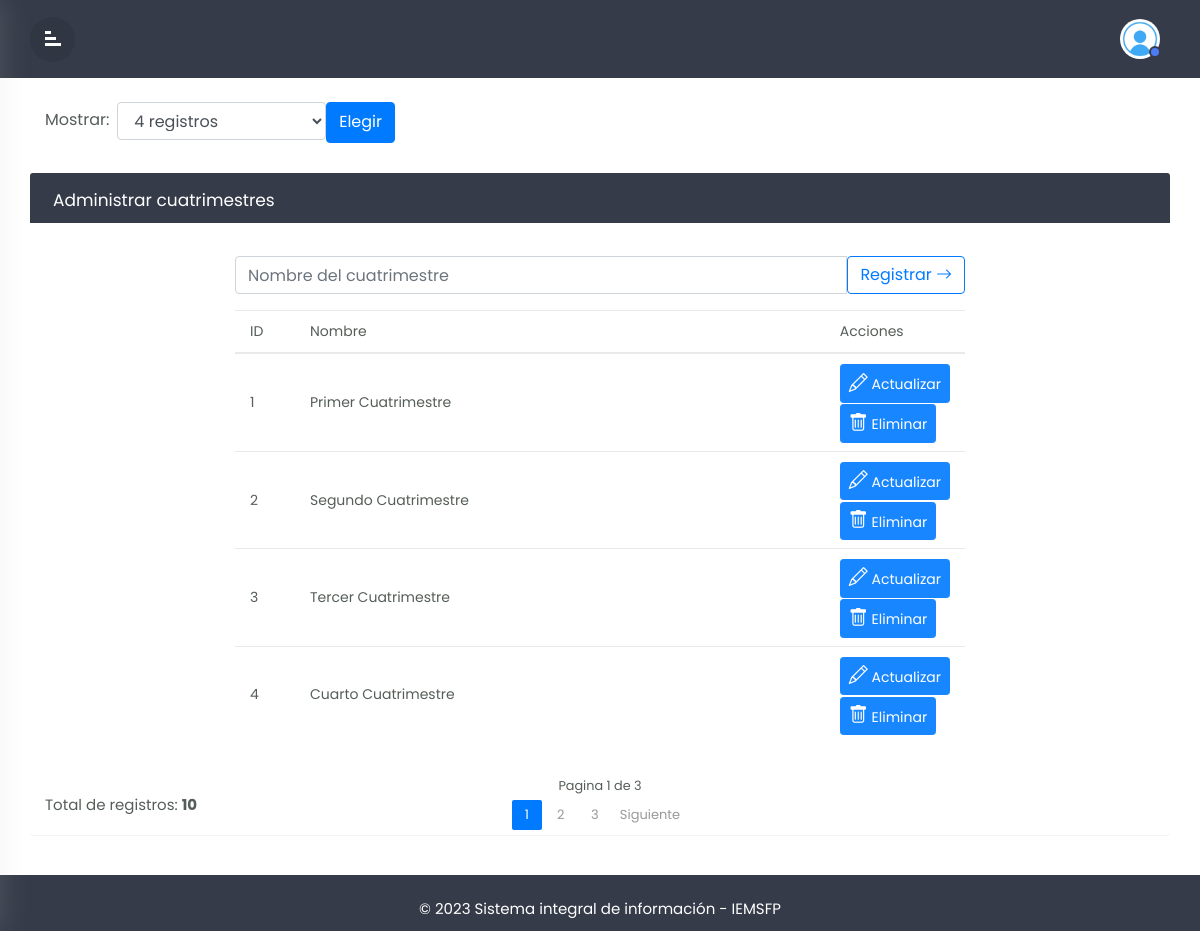
The app's page /cuatrimestres with its own data.
### models.py (models this page shows)
class Cuatrimestres(Database):
    __tablename__ = 'cuatrimestres'
    id = Column(Integer, primary_key=True)
    nombre = Column(String(54))

### server.py (the view, shortened to what this page needs)
@app.route('/cuatrimestres', methods=['GET', 'POST'])
def admin_cuatrimestres():
    cuatrimestres = db_session.query(models.Cuatrimestres).all()
    records_por_pagina = int(request.args.get('records', 4))  # Si no se proporciona, se mostrarán 4 registros por página
    page = request.args.get('page')
    page = int(page) if (page and page != '') else 1
    total_records = len(cuatrimestres)
    pages_count = ceil(total_records / records_por_pagina)
    page_offset = (page - 1) * records_por_pagina
    page_limit = page_offset + records_por_pagina
    cuatrimestres_paginadas = cuatrimestres[page_offset:page_limit]
    args = {'arg1': 'valor1', 'arg2': 'valor2'}
    return render_template('cuatrimestres/home_cuatrimestres.html', cuatrimestres=cuatrimestres_paginadas,
                                                          page=page,
                                                          pages_count=pages_count,
                                                          args=args,
                                                          page_offset=page_offset,
                                                          page_limit=page_limit,
                                                          total_records=total_records,
                                                          records_por_pagina=records_por_pagina)

### templates/cuatrimestres/home_cuatrimestres.html (shortened to what this page needs)
{% extends 'base.html' %}
{% block contenido%}
<div class="wrapper">
    <div id="content">
        <div class="top-navbar">
            <div class="xp-topbar">
                <div class="row">
                <div
                    class="col-2 col-md-1 col-lg-1 order-2 order-md-1 align-self-center"
                >
                    <div class="xp-menubar">
                    <span class="material-icons text-white"
                        >signal_cellular_alt
                    </span>
                    </div>
                </div>
                <div class="col-md-5 col-lg-7 order-3 order-md-2">
                </div>
                <div class="col-10 col-md-6 col-lg-4 order-1 order-md-3">
                    <div class="xp-profilebar text-right">
                    <nav class="navbar p-0">
                        <ul class="nav navbar-nav flex-row ml-auto">
                        <li class="nav-item dropdown">
                            <a class="nav-link" href="#" data-toggle="dropdown">
                            <img
                                src="{{ url_for('static', filename='img/user.jpg') }}"
                                style="width: 40px; border-radius: 50%"
                            />
                            <span class="xp-user-live"></span>
                            </a>
                        </li>
                        </ul>
                    </nav>
                    </div>
                </div>
                </div>
            </div>
        </div>
        <div class="container">
          <div class="row mt-4">
              <div class="col-md-4">
                  <form action="/cuatrimestres" method="get" class="d-flex" id="myForm">
                    <label for="recordsPerPage" class="mt-1 mr-2 align-self-center">Mostrar:</label>
                    <select class="form-control" name="records" id="recordsPerPage">
                      <option value="4">4 registros</option>
                    </select>
                    <input type="submit" class="btn btn-primary" value="Elegir">
                  </form>
              </div>
          </div>
        </div>
        <div class="main-content">
            <div class="row">
                <div class="col-md-12">
                <div class="table-wrapper">
                    <div class="table-title">
                        <div class="row">
                            <div class="col-sm-6 p-0 d-flex justify-content-lg-start text-center">
                                <h2 class="ml-lg-2">Administrar cuatrimestres</h2>
                            </div>
                        </div>
                    </div>
                    <div class="col-md-12">
                        <div class="row justify-content-center mt-3">
                            <div class="col-lg-12">
                            </div>
                        </div>
                        <div class="row justify-content-center mt-3">
                            {% include 'cuatrimestres/cuatrimestres.html' %}
                        </div>
                    </div>
                  <div class="container">
                      <div class="row">
                        <div class="col-md-3">
                          <div class="hint-text">
                            <p>Total de registros: <b>{{ total_records }}</b></p>
                          </div>
                        </div>
                        <div class="col-md-6">
                          <div class="row justify-content-center">
                            <div class="col-md-auto">
                              {% include 'cuatrimestres/paginate_cuatrimestres.html' %}
                            </div>
                          </div>
                        </div>
                        <div class="col-md-3">
                        </div>
                      </div>
                  </div>
                </div>
              </div>
            </div>
        </div>
          {% include 'footer.html' %}
    </div>
</div>
{% endblock %}

### templates/cuatrimestres/cuatrimestres.html (shortened to what this page needs)
<div class="col-md-8">
    <form action="{{ url_for('admin_cuatrimestres') }}" method="post" class="mb-3">
        <div class="input-group mb-3">
            <input name="nombre" type="text" class="form-control" placeholder="Nombre del cuatrimestre" required>
            <button class="btn btn-outline-primary" type="submit">Registrar <i class="bi bi-arrow-right"></i></button>
        </div>
    </form>
    <div class="table-responsive mt-3">
        <table class="table">
            <thead>
                <tr>
                    <th>ID</th>
                    <th>Nombre</th>
                    <th>Acciones</th>
                </tr>
            </thead>
            <tbody>
                {% for cuatrimestre in cuatrimestres %}
                    <tr>
                        <th scope="col">{{ cuatrimestre.id }}</th>
                        <td>{{ cuatrimestre.nombre }}</td>
                        <td>
                            <button type="button" class="btn btn-primary btn-sm" data-toggle="modal" data-target="#actualizar-cuatrimestre-modal-{{ cuatrimestre.id }}"><i class="bi bi-pencil"></i> Actualizar</button>
                            <button type="button" class="btn btn-primary btn-sm" data-toggle="modal" data-target="#eliminar-cuatrimestre-modal-{{ cuatrimestre.id }}"><i class="bi bi-trash"></i> Eliminar</button>
                        </td>
                    </tr>
                {% endfor %}
            </tbody>
        </table>
    </div>
</div>

### static/css/custom.css (style rules this page uses)
body,html { line-height:1.8; font-family:'Poppins',sans-serif; color:#555e58; font-weight:400; margin:0px; padding:0px; }
.material-icons { font-family: 'Material Icons'; font-weight: normal; font-style: normal; font-size: 24px; display: inline-block; line-height: 1; text-transform: none; letter-spacing: normal; word-wrap: normal; white-space: nowrap; direction: ltr; -webkit-font-smoothing: antialiased; text-rendering: optimizeLegibility; -moz-osx-font-smoothing: grayscale; font-feature-settings: 'liga'; }
h1,h2,h3,h4,h5,h6,.h1,.h3,.h4 { font-weight:400; line-height:1.5em; }
p { font-size:15px; margin:12px 0 0; line-height:24px; }
a { color:#333; font-weight:400; }
button { cursor:pointer; }
ul,ol { padding:0px; margin:0px; list-style:none; }
a,a:hover,a:focus { color:#333; text-decoration:none; transition:all 0.3s; }
.wrapper { position:relative; width:100%; overflow:auto; }
@media only screen and (min-width:992px) { #content { width:calc(100% - 260px); position:relative; float:right; transition:all 0.3s; } }
@media only screen and (min-width:992px) { #content.active { width:100%; } }
#content { position:relative; transition:all 0.5s; background-attachment:#f9fafc; }
.top-navbar { width:100%; z-index:9; position:relative; padding:15px 30px; background-color:#353b48; }
.main-content { padding: 0px 30px 0px 30px; }
.navbar { background-color:#353B48; color:#fff; }
.xp-menubar { border-radius:50%; width:45px; height:45px; line-height:45px; text-align:center; margin-right:20px; border:none; color:#fff; cursor:pointer; background-color:rgba(0,0,0,0.09); }
.xp-menubar span { margin:9px; padding:0px; transform:rotate(90deg); }
.navbar-nav > li > a { color:#fff; }
.navbar-nav li a { position:relative; display:block; padding:4px 10px!important; }
.xp-user-live { position:absolute; bottom:5px; right:9px; width:12px; height:12px; border-radius:50%; border:2px solid #353b48; background-color:#4c7cf3; }
.table-wrapper { background-color: #fff; margin:6px 0px 40px 0px; width: 100%; overflow: auto; border-radius: 3px; box-shadow: 0 1px 1px rgb(0 0 0 / 5%); }
.table-title { background:#353b48; color:#fff; position:sticky; top:0; width:100%; left:0; padding:10px 30px; border-radius:0px 0px 0 0; }
.table-title h2 { margin:5px 0 0; font-size:17px; }
table.table tr th, table.table tr td { border-color:#e9e9e9; padding:8px 15px; font-size:14px; font-weight: 400; vertical-align:middle; }
table.table tr th:first-child { width:60px; }
table.table tr th:last-child { width:100px; }
table.table td:last-child { opacity:0.9; font-size:22px; margin:0px 5px; }
table.table td i { font-size:19px; }
.hint-text { float:left; margin-top:10px; font-size:13px; }

### records on screen
Cuatrimestres: id "1", nombre "Primer Cuatrimestre"
Cuatrimestres: id "2", nombre "Segundo Cuatrimestre"
Cuatrimestres: id "3", nombre "Tercer Cuatrimestre"
Cuatrimestres: id "4", nombre "Cuarto Cuatrimestre"

### other values on screen
{{ total_records }} "10"
{{ page }} "1"
{{ pages_count }} "3"
{{ i+1 }} "1" "2" "3"
